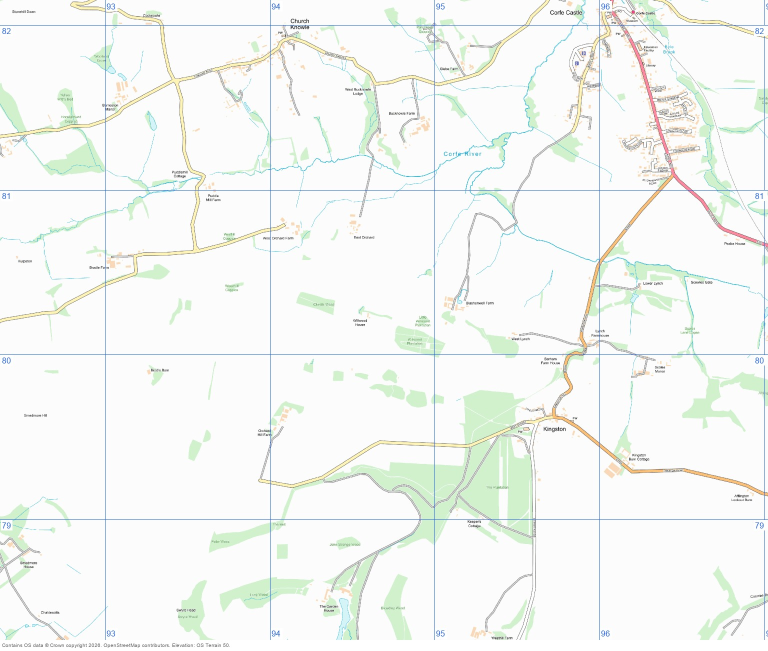
#> input picture scratchpad/_geo_guided/_mapcache/dorset-coast-z15-final.jpg, 1536 x 1302 px, given in place of _m_dorset-coast-z16-final.jpg, which was not available (shown at 1/2 size)
$ python _rp12_c2.py
#> lines starting #> are read from the running program, lines starting #| are printed output that depends on the picture; pictures that were not available may be replaced by others from this repository, and a replacement may not be noted
import os
from PIL import Image
d=os.path.dirname(os.path.abspath(__file__))
def crop(name,box,out,scale=2):
#> called with name = 'dorset-coast-z16-final.jpg', box = (0, 60, 320, 260), out = '_c_d16_worch.png', scale = 3
    im=Image.open(os.path.join(d,"_m_"+name)).convert("RGB").crop(box)
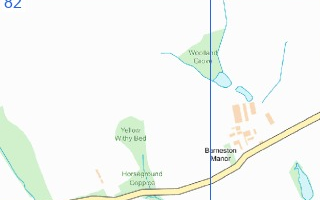
#> im: PIL image 320x200 RGB; mean R, G, B 244.5, 247.9, 243.8
    im=im.resize((int(im.width*scale),int(im.height*scale)),Image.LANCZOS)
#> im: PIL image 960x600 RGB
    im.save(os.path.join(d,out)); print(out,box,im.size)
#| _c_d16_worch.png (0, 60, 320, 260) (960, 600)
crop("dorset-coast-z16-final.jpg",(0,60,320,260),"_c_d16_worch.png",3)
crop("dorset-coast-z16-final.jpg",(1020,830,1360,1050),"_c_d16_kings.png",3)
#> call 2 of crop, with name = 'dorset-coast-z16-final.jpg', box = (1020, 830, 1360, 1050), out = '_c_d16_kings.png', scale = 3
#> in crop (call 2), `im=Image.open(os.path.join(d,"_m_"+name)).convert("RGB").crop(box)`:
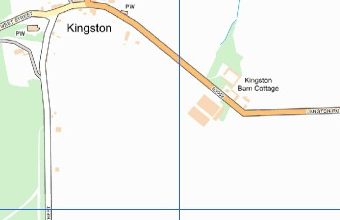
#> im: PIL image 340x220 RGB; mean R, G, B 242.4, 244.6, 239.3
#> in crop (call 2), `im=im.resize((int(im.width*scale),int(im.height*scale)),Image.LANCZOS)`:
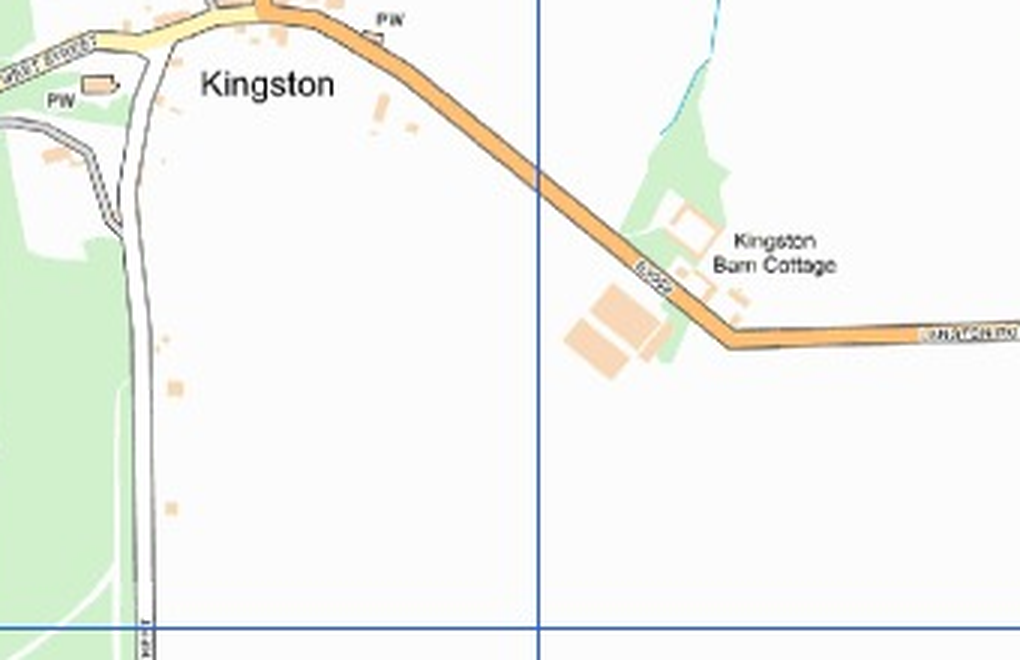
#> im: PIL image 1020x660 RGB; mean R, G, B 242.2, 244.4, 239.1
#| _c_d16_kings.png (1020, 830, 1360, 1050) (1020, 660)
